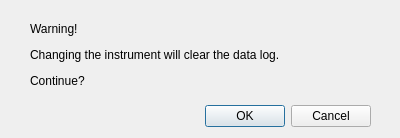
<?xml version="1.0" encoding="UTF-8"?>
<ui version="4.0">
 <class>Dialog</class>
 <widget class="QDialog" name="Dialog">
  <property name="geometry">
   <rect>
    <x>0</x>
    <y>0</y>
    <width>400</width>
    <height>138</height>
   </rect>
  </property>
  <property name="sizePolicy">
   <sizepolicy hsizetype="Fixed" vsizetype="Fixed">
    <horstretch>0</horstretch>
    <verstretch>0</verstretch>
   </sizepolicy>
  </property>
  <property name="windowTitle">
   <string>Dialog</string>
  </property>
  <widget class="QDialogButtonBox" name="buttonBox">
   <property name="geometry">
    <rect>
     <x>30</x>
     <y>100</y>
     <width>341</width>
     <height>32</height>
    </rect>
   </property>
   <property name="orientation">
    <enum>Qt::Horizontal</enum>
   </property>
   <property name="standardButtons">
    <set>QDialogButtonBox::Cancel|QDialogButtonBox::Ok</set>
   </property>
  </widget>
  <widget class="QLabel" name="label">
   <property name="geometry">
    <rect>
     <x>30</x>
     <y>10</y>
     <width>321</width>
     <height>91</height>
    </rect>
   </property>
   <property name="text">
    <string>&lt;html&gt;&lt;head/&gt;&lt;body&gt;&lt;p&gt;Warning! &lt;/p&gt;&lt;p&gt;Changing the instrument will clear the data log. &lt;/p&gt;&lt;p&gt;Continue?&lt;/p&gt;&lt;/body&gt;&lt;/html&gt;</string>
   </property>
   <property name="alignment">
    <set>Qt::AlignLeading|Qt::AlignLeft|Qt::AlignVCenter</set>
   </property>
   <property name="wordWrap">
    <bool>true</bool>
   </property>
  </widget>
 </widget>
 <resources/>
 <connections>
  <connection>
   <sender>buttonBox</sender>
   <signal>accepted()</signal>
   <receiver>Dialog</receiver>
   <slot>accept()</slot>
   <hints>
    <hint type="sourcelabel">
     <x>248</x>
     <y>254</y>
    </hint>
    <hint type="destinationlabel">
     <x>157</x>
     <y>274</y>
    </hint>
   </hints>
  </connection>
  <connection>
   <sender>buttonBox</sender>
   <signal>rejected()</signal>
   <receiver>Dialog</receiver>
   <slot>reject()</slot>
   <hints>
    <hint type="sourcelabel">
     <x>316</x>
     <y>260</y>
    </hint>
    <hint type="destinationlabel">
     <x>286</x>
     <y>274</y>
    </hint>
   </hints>
  </connection>
 </connections>
</ui>
